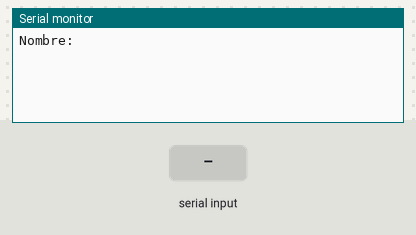
This program was run on a simulated Arduino Uno, built with avr-gcc and run on an emulated ATmega328P. Shown: the last lines printed to the serial monitor. The test bench sets the inputs (shaded band).

Above: at 0.9 s.
1.0 s: "90,45\n" received over Serial
At 1.7 s:
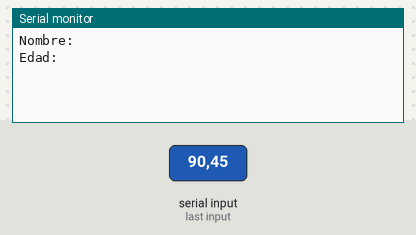
2.5 s: "30,150\n" received over Serial
At 3.1 s:
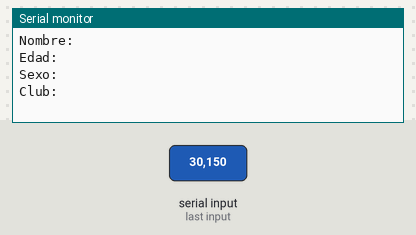
4.0 s: "5\n" received over Serial
At 5.3 s:
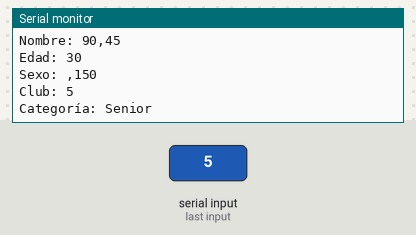

The program:

main.cpp
```cpp
#include <Arduino.h>

struct Corredor {
  char nombre[20];
  int  edad;
  char sexo[10];
  char club[20];
} corredor1;

void setup() {
  Serial.begin(9600); // Inicializa la comunicación serie

  char categoria[20];

  Serial.println("Nombre: ");
  while (!Serial.available()) {
    // Espera a que se ingrese el nombre
  }
  Serial.readBytesUntil('\n', corredor1.nombre, 20);

  Serial.println("Edad: ");
  while (!Serial.available()) {
    // Espera a que se ingrese la edad
  }
  corredor1.edad = Serial.parseInt();

  Serial.println("Sexo: ");
  while (!Serial.available()) {
    // Espera a que se ingrese el sexo
  }
  Serial.readBytesUntil('\n', corredor1.sexo, 10);

  Serial.println("Club: ");
  while (!Serial.available()) {
    // Espera a que se ingrese el club
  }
  Serial.readBytesUntil('\n', corredor1.club, 20);

  if (corredor1.edad <= 18) {
    strcpy(categoria, "Juvenil");
  } else if (corredor1.edad <= 40) {
    strcpy(categoria, "Senior");
  } else {
    strcpy(categoria, "Veterano");
  }

  Serial.println("\nDatos del corredor:");
  Serial.print("Nombre: ");
  Serial.println(corredor1.nombre);
  Serial.print("Edad: ");
  Serial.println(corredor1.edad);
  Serial.print("Sexo: ");
  Serial.println(corredor1.sexo);
  Serial.print("Club: ");
  Serial.println(corredor1.club);
  Serial.print("Categoría: ");
  Serial.println(categoria);
}

void loop() {

}
```

Measured:
- after the input at 1.0 s, the serial monitor: prints a new line at once (image 1)
- after the input at 2.5 s, the serial monitor: prints a new line at once (image 2)
- after the input at 4.0 s, the serial monitor: prints a new line at once (image 3)
